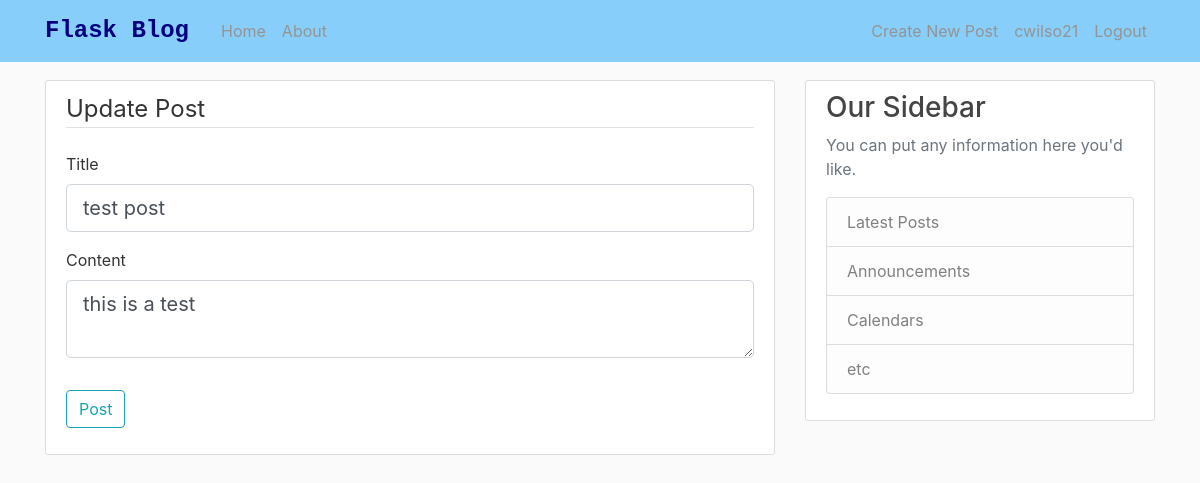
Screenshot of /post/1/update (signed in) with the database file from the repository.
### FlaskBlog/models.py (models this page shows, shortened)
class User(db.Model, UserMixin):  #UserMixin is req'd according to flask-login docs
    id = db.Column(db.Integer, primary_key=True)
    username = db.Column(db.String(20), unique=True, nullable=False)
    email = db.Column(db.String(120), unique=True, nullable=False)
    image_file = db.Column(db.String(20), nullable=False, default='default.jpg')
    password = db.Column(db.String(60), nullable=False)
    posts = db.relationship('Post', backref='author', lazy=True)

class Post(db.Model):
    id = db.Column(db.Integer, primary_key=True)
    title = db.Column(db.String(100), nullable=False)
    date_posted = db.Column(db.DateTime, nullable=False, default=datetime.utcnow)
    content = db.Column(db.Text, nullable=False)
    user_id = db.Column(db.Integer, db.ForeignKey('user.id'), nullable=False)

### FlaskBlog/routes.py (the view)
@app.route("/post/<int:post_id>/update", methods=['GET', 'POST'])
@login_required
def update_post(post_id):
    post = Post.query.get_or_404(post_id)
    if post.author != current_user:
        abort(403)
    form = PostForm()
    if form.validate_on_submit():
        post.title = form.title.data
        post.content = form.content.data
        db.session.commit()
        flash('Your post has been updated successfully.', 'success')
        return redirect(url_for('post', post_id=post.id))
    elif request.method == 'GET':
        form.title.data = post.title
        form.content.data = post.content
    return render_template('create_post.html', title='Update Post', form=form, legend='Update Post')

### FlaskBlog/forms.py
class PostForm(FlaskForm):
    title = StringField('Title', validators=[DataRequired()])
    content = TextAreaField('Content', validators=[DataRequired()])
    submit = SubmitField('Post')

### FlaskBlog/models.py (called while the page is built)
@login_manager.user_loader
def load_user(user_id):
    return User.query.get(int(user_id))

### FlaskBlog/templates/create_post.html (shortened to what this page needs)
{% extends "layout.html" %}
{% block content %}
<div class="content-section">
    <form method="POST" action="">
        <fieldset class="form-group">
            <legend class="border-bottom mb-4">{{ legend }}</legend>
            <div class="form-group">
                {{ form.title.label(class="form-control-label") }}
                {% if form.title.errors %}
                    {{ form.title(class="form-control form-control-lg is-invalid") }}
                    <div class="invalid-feedback">
                        {% for error in form.title.errors %}
                            <span>{{ error }}</span>
                        {% endfor %}
                    </div>
                {% else %}
                    {{ form.title(class="form-control form-control-lg") }}
                {% endif %}
            </div>
            <div class="form-group">
                {{ form.content.label(class="form-control-label") }}
                {% if form.content.errors %}
                    {{ form.content(class="form-control form-control-lg is-invalid") }}
                    <div class="invalid-feedback">
                        {% for error in form.content.errors %}
                            <span>{{ error }}</span>
                        {% endfor %}
                    </div>
                {% else %}
                    {{ form.content(class="form-control form-control-lg") }}
                {% endif %}
            </div>
        </fieldset>
        <div class="form-group">
            {{ form.submit(class="btn btn-outline-info") }}
        </div>
    </form>
</div>
{% endblock content %}

### FlaskBlog/templates/layout.html (shortened to what this page needs)
<!DOCTYPE html>
<html>
<head>
    <link rel="stylesheet" href="https://stackpath.bootstrapcdn.com/bootstrap/4.4.1/css/bootstrap.min.css">
    <link rel="stylesheet" href="{{ url_for('static', filename='style.css')}}">
</head>
<body>
    <header class="site-header">
        <nav class="navbar navbar-expand-md navbar-dark bg-steel fixed-top">
          <div class="container">
            <a class="navbar-brand mr-4" href="/">Flask Blog</a>
            <div class="collapse navbar-collapse" id="navbarToggle">
              <div class="navbar-nav mr-auto">
                <a class="nav-item nav-link" href="/">Home</a>
                <a class="nav-item nav-link" href="/about">About</a>
              </div>
              <div class="navbar-nav">
                {% if current_user.is_authenticated %}
                <a class="nav-item nav-link" href="{{ url_for('new_post') }}">Create New Post</a>
                <a class="nav-item nav-link" href="{{ url_for('account') }}">{{ current_user.username }}</a>
                <a class="nav-item nav-link" href="{{ url_for('logout') }}">Logout</a>
                {% else %}
                  <a class="nav-item nav-link" href="/login">Login</a>
                  <a class="nav-item nav-link" href="/register">Register</a>
                {% endif %}
              </div>
            </div>
          </div>
        </nav>
      </header>
      <main role="main" class="container">
        <div class="row">
          <div class="col-md-8">
            {% block content %}{% endblock %}
          </div>
          <div class="col-md-4">
            <div class="content-section">
              <h3>Our Sidebar</h3>
              <p class='text-muted'>You can put any information here you'd like.
                <ul class="list-group">
                  <li class="list-group-item list-group-item-light">Latest Posts</li>
                  <li class="list-group-item list-group-item-light">Announcements</li>
                  <li class="list-group-item list-group-item-light">Calendars</li>
                  <li class="list-group-item list-group-item-light">etc</li>
                </ul>
              </p>
            </div>
          </div>
        </div>
      </main>
</body>
</html>

### FlaskBlog/static/style.css (style rules this page uses)
body { background: #fafafa; color: #333333; margin-top: 5rem; }
h1, h2, h3, h4, h5, h6 { color: #444444; }
.bg-steel { background-color: lightskyblue; }
.site-header .navbar-nav .nav-link { color: #949494; }
.content-section { background: #ffffff; padding: 10px 20px; border: 1px solid #dddddd; border-radius: 3px; margin-bottom: 20px; }
body > header > nav > div > a.navbar-brand.mr-4 { font-weight: bolder; font-family: 'Courier New', Courier, monospace; font-size: 1.5em; color: navy; }

### rows the page displays
User: username "cwilso21"
Post: title "test post", content "this is a test"

### other values shown
{{ legend }} "Update Post"
